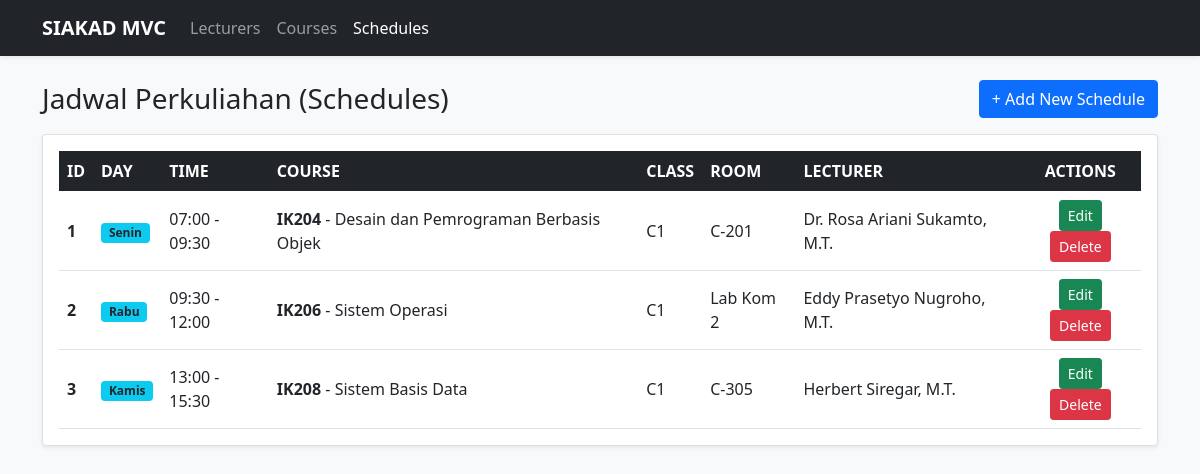
The app's page /Project/index.php?controller=schedules&action=index with its own data.
### tables this page shows
CREATE TABLE `schedules` (
  `id` INT(11) NOT NULL AUTO_INCREMENT,
  `course_id` INT(11) NOT NULL,
  `day_of_week` ENUM('Senin','Selasa','Rabu','Kamis','Jumat','Sabtu') NOT NULL,
  `start_time` TIME NOT NULL,
  `end_time` TIME NOT NULL,
  `room` VARCHAR(50) NOT NULL,
  `class_group` VARCHAR(20) NOT NULL,
  PRIMARY KEY (`id`),
  CONSTRAINT `fk_schedules_course` FOREIGN KEY (`course_id`) REFERENCES `courses`(`id`) ON DELETE CASCADE ON UPDATE CASCADE
);

CREATE TABLE `courses` (
  `id` INT(11) NOT NULL AUTO_INCREMENT,
  `code` VARCHAR(15) NOT NULL UNIQUE,
  `course_name` VARCHAR(100) NOT NULL,
  `credits` TINYINT(2) NOT NULL DEFAULT 3,
  `semester` TINYINT(2) NOT NULL DEFAULT 1,
  `lecturer_id` INT(11) NULL,
  PRIMARY KEY (`id`),
  CONSTRAINT `fk_courses_lecturer` FOREIGN KEY (`lecturer_id`) REFERENCES `lecturers`(`id`) ON DELETE SET NULL ON UPDATE CASCADE
);

CREATE TABLE `lecturers` (
  `id` INT(11) NOT NULL AUTO_INCREMENT,
  `name` VARCHAR(100) NOT NULL,
  `nidn` VARCHAR(20) NOT NULL UNIQUE,
  `phone` VARCHAR(20) NOT NULL,
  `join_date` DATE NOT NULL,
  `expertise` VARCHAR(100) NOT NULL DEFAULT 'Ilmu Komputer',
  PRIMARY KEY (`id`)
);

### Project/controllers/ScheduleController.php (called while the page is built, shortened)
<?php
require_once __DIR__ . '/../models/Schedule.php';
class ScheduleController
{
    private Schedule $model;
    public function __construct()
    {
        $this->model = new Schedule();
    }
    public function index(): void
    {
        $schedules = $this->model->getAll();
        require __DIR__ . '/../views/layouts/header.php';
        require __DIR__ . '/../views/schedules/index.php';
        require __DIR__ . '/../views/layouts/footer.php';
    }
}

### Project/config/database.php (called while the page is built, shortened)
<?php
class Database
{
    private static ?Database $instance = null;
    private mysqli $conn;
    private string $host = "localhost";
    private string $username = "root";
    private string $password = "";
    private string $database = "db_tp8";
    private function __construct()
    {
        $this->conn = new mysqli($this->host, $this->username, $this->password, $this->database);
        $this->conn->set_charset("utf8mb4");
    }
    public static function getInstance(): Database
    {
        if (self::$instance === null) {
            self::$instance = new self();
        }
        return self::$instance;
    }
    public function getConnection(): mysqli
    {
        return $this->conn;
    }
}

### Project/models/Schedule.php (called while the page is built, shortened)
<?php
require_once __DIR__ . '/../config/database.php';
class Schedule
{
    private mysqli $db;
    public function __construct()
    {
        $this->db = Database::getInstance()->getConnection();
    }
    public function getAll(): array
    {
        $sql = "SELECT schedules.*,
                       courses.code AS course_code,
                       courses.course_name AS course_name,
                       lecturers.name AS lecturer_name
                FROM schedules
                INNER JOIN courses ON schedules.course_id = courses.id
                LEFT JOIN lecturers ON courses.lecturer_id = lecturers.id
                ORDER BY FIELD(schedules.day_of_week, 'Senin', 'Selasa', 'Rabu', 'Kamis', 'Jumat', 'Sabtu'), schedules.start_time ASC";
        $result = $this->db->query($sql);
        $data = [];
        if ($result) {
            while ($row = $result->fetch_assoc()) {
                $data[] = $row;
            }
        }
        return $data;
    }
}

### Project/views/schedules/index.php (the view)
<div class="d-flex justify-content-between align-items-center mb-3">
  <h3 class="mb-0">Jadwal Perkuliahan (Schedules)</h3>
  <a class="btn btn-primary" href="index.php?controller=schedules&action=create">+ Add New Schedule</a>
</div>
<div class="card shadow-sm">
  <div class="card-body table-responsive">
    <table class="table table-hover align-middle mb-0">
      <thead class="table-dark">
        <tr>
          <th>ID</th>
          <th>DAY</th>
          <th>TIME</th>
          <th>COURSE</th>
          <th>CLASS</th>
          <th>ROOM</th>
          <th>LECTURER</th>
          <th class="text-center">ACTIONS</th>
        </tr>
      </thead>
      <tbody>
        <?php if (empty($schedules)): ?>
          <tr><td colspan="8" class="text-center text-muted py-4">Belum ada data jadwal kuliah.</td></tr>
        <?php else: ?>
          <?php foreach ($schedules as $row): ?>
            <tr>
              <th><?= htmlspecialchars($row['id']) ?></th>
              <td><span class="badge bg-info text-dark"><?= htmlspecialchars($row['day_of_week']) ?></span></td>
              <td><?= htmlspecialchars(substr($row['start_time'], 0, 5)) ?> - <?= htmlspecialchars(substr($row['end_time'], 0, 5)) ?></td>
              <td><strong><?= htmlspecialchars($row['course_code']) ?></strong> - <?= htmlspecialchars($row['course_name']) ?></td>
              <td><?= htmlspecialchars($row['class_group']) ?></td>
              <td><?= htmlspecialchars($row['room']) ?></td>
              <td><?= htmlspecialchars($row['lecturer_name'] ?? '-') ?></td>
              <td class="text-center">
                <a class="btn btn-sm btn-success" href="index.php?controller=schedules&action=edit&id=<?= $row['id'] ?>">Edit</a>
                <a class="btn btn-sm btn-danger" href="index.php?controller=schedules&action=delete&id=<?= $row['id'] ?>" onclick="return confirm('Yakin ingin menghapus jadwal ini?')">Delete</a>
              </td>
            </tr>
          <?php endforeach; ?>
        <?php endif; ?>
      </tbody>
    </table>
  </div>
</div>

### records on screen
schedules: id "1", day_of_week "Senin", start_time "07:00", end_time "09:30", course.code "IK204", course.course_name "Desain dan Pemrograman Berbasis Objek", class_group "C1", room "C-201", lecturers.name "Dr. Rosa Ariani Sukamto, M.T."
schedules: id "2", day_of_week "Rabu", start_time "09:30", end_time "12:00", course.code "IK206", course.course_name "Sistem Operasi", class_group "C1", room "Lab Kom 2", lecturers.name "Eddy Prasetyo Nugroho, M.T."
schedules: id "3", day_of_week "Kamis", start_time "13:00", end_time "15:30", course.code "IK208", course.course_name "Sistem Basis Data", class_group "C1", room "C-305", lecturers.name "Herbert Siregar, M.T."
